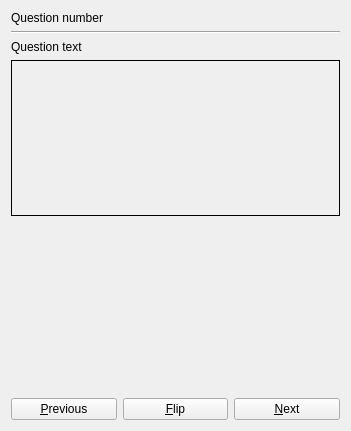
<?xml version="1.0" encoding="UTF-8"?>
<ui version="4.0">
 <class>FlashCardItem</class>
 <widget class="QWidget" name="FlashCardItem">
  <property name="geometry">
   <rect>
    <x>0</x>
    <y>0</y>
    <width>351</width>
    <height>431</height>
   </rect>
  </property>
  <property name="windowTitle">
   <string>Form</string>
  </property>
  <layout class="QVBoxLayout" name="verticalLayout">
   <item>
    <widget class="QLabel" name="m_lblQuestionNumber">
     <property name="text">
      <string>Question number</string>
     </property>
    </widget>
   </item>
   <item>
    <widget class="Line" name="line">
     <property name="orientation">
      <enum>Qt::Horizontal</enum>
     </property>
    </widget>
   </item>
   <item>
    <widget class="QLabel" name="m_lblQuestionText">
     <property name="text">
      <string>Question text</string>
     </property>
    </widget>
   </item>
   <item>
    <widget class="QStackedWidget" name="m_flipper">
     <property name="currentIndex">
      <number>0</number>
     </property>
     <widget class="QWidget" name="m_pagePicture">
      <layout class="QVBoxLayout" name="verticalLayout_2">
       <property name="leftMargin">
        <number>0</number>
       </property>
       <property name="topMargin">
        <number>0</number>
       </property>
       <property name="rightMargin">
        <number>0</number>
       </property>
       <property name="bottomMargin">
        <number>0</number>
       </property>
       <item>
        <widget class="QLabel" name="m_lblPicture">
         <property name="frameShape">
          <enum>QFrame::Box</enum>
         </property>
         <property name="text">
          <string/>
         </property>
         <property name="alignment">
          <set>Qt::AlignHCenter|Qt::AlignTop</set>
         </property>
        </widget>
       </item>
      </layout>
     </widget>
     <widget class="QWidget" name="m_pageAnswer">
      <layout class="QVBoxLayout" name="verticalLayout_3">
       <property name="leftMargin">
        <number>0</number>
       </property>
       <property name="topMargin">
        <number>0</number>
       </property>
       <property name="rightMargin">
        <number>0</number>
       </property>
       <property name="bottomMargin">
        <number>0</number>
       </property>
       <item>
        <widget class="QLabel" name="m_lblAnswer">
         <property name="text">
          <string/>
         </property>
         <property name="alignment">
          <set>Qt::AlignCenter</set>
         </property>
        </widget>
       </item>
      </layout>
     </widget>
    </widget>
   </item>
   <item>
    <spacer name="verticalSpacer">
     <property name="orientation">
      <enum>Qt::Vertical</enum>
     </property>
     <property name="sizeHint" stdset="0">
      <size>
       <width>17</width>
       <height>152</height>
      </size>
     </property>
    </spacer>
   </item>
   <item>
    <widget class="QLabel" name="m_lblHint">
     <property name="text">
      <string/>
     </property>
     <property name="alignment">
      <set>Qt::AlignCenter</set>
     </property>
    </widget>
   </item>
   <item>
    <layout class="QHBoxLayout" name="horizontalLayout_3">
     <item>
      <widget class="QPushButton" name="m_btnPrevious">
       <property name="text">
        <string>&amp;Previous</string>
       </property>
      </widget>
     </item>
     <item>
      <widget class="QPushButton" name="m_btnFlip">
       <property name="text">
        <string>&amp;Flip</string>
       </property>
      </widget>
     </item>
     <item>
      <widget class="QPushButton" name="m_btnNext">
       <property name="text">
        <string>&amp;Next</string>
       </property>
      </widget>
     </item>
    </layout>
   </item>
  </layout>
 </widget>
 <resources/>
 <connections/>
</ui>
